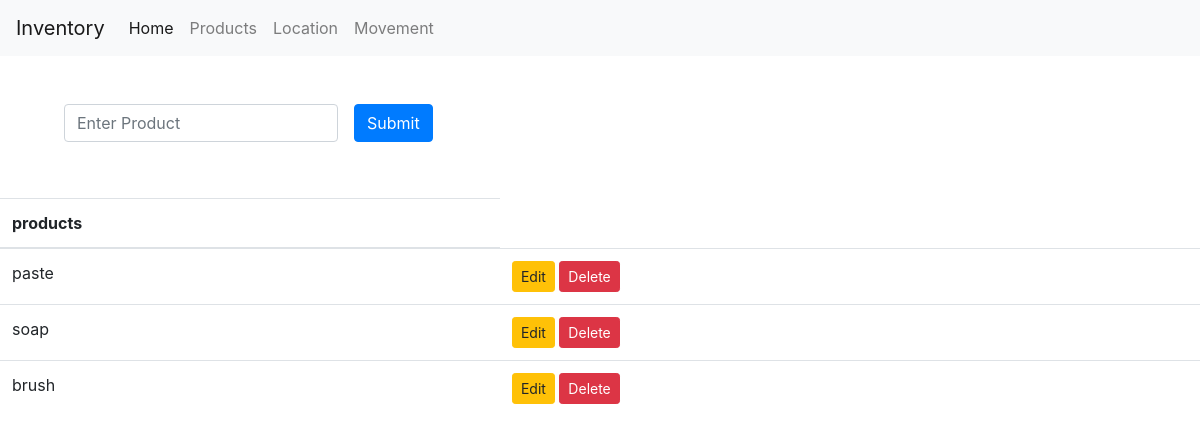
Screenshot of /products/ with the database file from the repository.
### management/models.py (models this page shows, shortened)
class products(models.Model):
    product_name = models.CharField(max_length=25, verbose_name="Product Name", unique=True)
    class Meta:
        verbose_name = 'Product'
        verbose_name_plural = 'Products'

### management/views.py (the view)
# urls.py: path('products/',addproduct),
def addproduct(request):
    if request.method == 'POST':
        product = request.POST['product']
        obj = products.objects.create(product_name=product)
        obj.save()
        return redirect('/products/')
    else:
        pro_details = products.objects.all()
        return render(request,'products.html',{'products':pro_details})

### management/templates/products.html (shortened to what this page needs)
<!DOCTYPE html>
<html lang="en">
<head>
    <link rel="stylesheet" href="https://maxcdn.bootstrapcdn.com/bootstrap/4.0.0/css/bootstrap.min.css">
</head>
<body>
    <header>
        <nav class="navbar navbar-expand-lg navbar-light bg-light">
            <a class="navbar-brand" href="#">Inventory</a>
            <div class="collapse navbar-collapse" id="navbarNavDropdown">
                <ul class="navbar-nav">
                    <li class="nav-item active">
                        <a class="nav-link" href="/">Home <span class="sr-only">(current)</span></a>
                    </li>
                    <li class="nav-item">
                        <a class="nav-link" href="/products">Products</a>
                    </li>
                    <li class="nav-item">
                        <a class="nav-link" href="/locations">Location</a>
                    </li>
                    <li class="nav-item">
                        <a class="nav-link" href="/movements">Movement</a>
                    </li>
                </ul>
            </div>
        </nav>
    </header>
    <form method="POST" class="form-inline p-5">
        <div class="form-group mx-sm-3 mb-2">
          <input type="text" name="product" class="form-control" id="inputPassword2" placeholder="Enter Product">
        </div>
        <button type="submit" class="btn btn-primary mb-2">Submit</button>
      </form>
    <table class="table">
        <thead>
          <tr>
            <th scope="col">products</th>
          </tr>
        </thead>
        <tbody>
          {% for product in products %}
          <tr>
            <td>{{product.product_name}}</td>
            <td>
                <a href="/product/{{product.id}}" type="button" class="btn btn-warning btn-sm">Edit</a>
                <a href="/products/{{product.id}}" type="button" class="btn btn-danger btn-sm">Delete</a>
            </td>
          </tr>
          {% endfor %}
        </tbody>
      </table>
</body>
</html>

### rows the page displays
products: product_name "paste"
products: product_name "soap"
products: product_name "brush"
